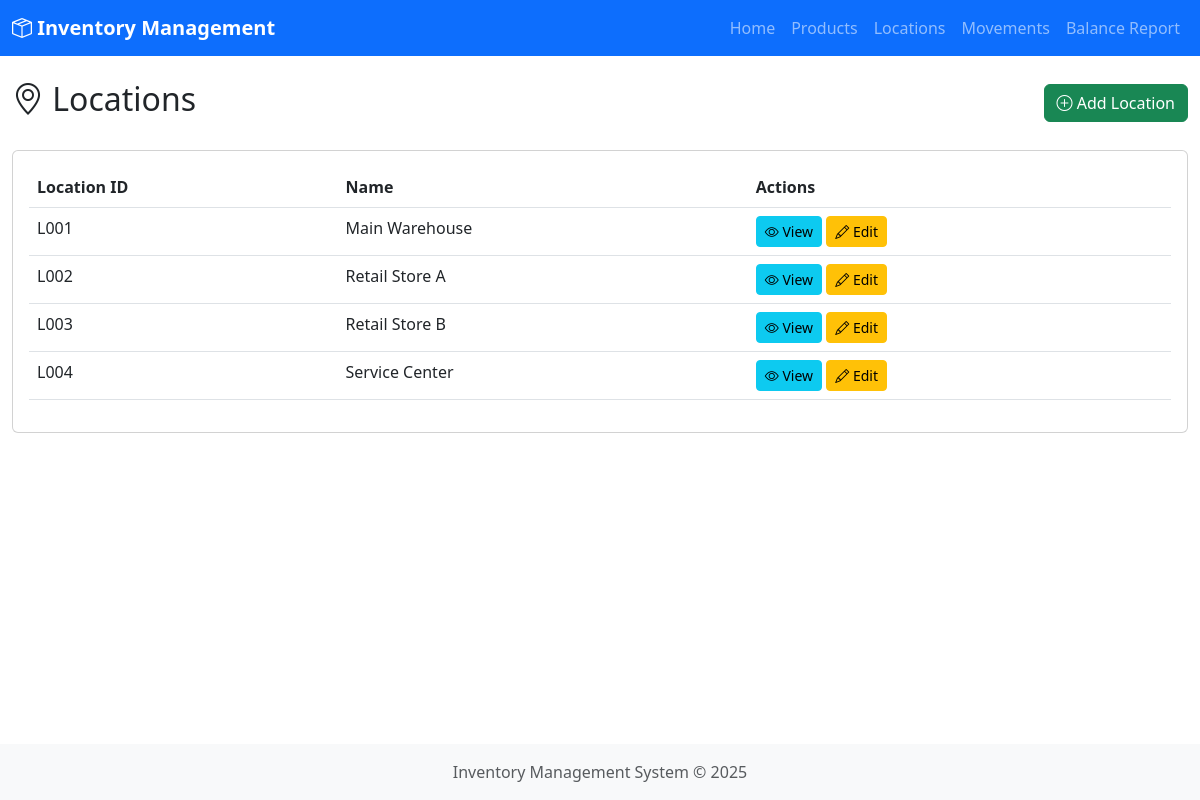
/locations, run on the app's committed database.
### models.py (models this page shows, shortened)
class Location(db.Model):
    __tablename__ = 'location'
    location_id = db.Column(db.String(50), primary_key=True)
    name = db.Column(db.String(100), nullable=False)

### app.py (the view)
@app.route('/locations')
def locations_list():
    locations = Location.query.all()
    return render_template('locations_list.html', locations=locations)

### templates/locations_list.html (shortened to what this page needs)
{% extends "base.html" %}
{% block content %}
<div class="d-flex justify-content-between align-items-center mb-4">
    <h2><i class="bi bi-geo-alt"></i> Locations</h2>
    <a href="{{ url_for('locations_add') }}" class="btn btn-success">
        <i class="bi bi-plus-circle"></i> Add Location
    </a>
</div>
<div class="card">
    <div class="card-body">
        <div class="table-responsive">
            <table class="table table-hover">
                <thead>
                    <tr>
                        <th>Location ID</th>
                        <th>Name</th>
                        <th class="table-actions">Actions</th>
                    </tr>
                </thead>
                <tbody>
                    {% for location in locations %}
                    <tr>
                        <td>{{ location.location_id }}</td>
                        <td>{{ location.name }}</td>
                        <td class="table-actions">
                            <a href="{{ url_for('locations_view', location_id=location.location_id) }}" class="btn btn-sm btn-info">
                                <i class="bi bi-eye"></i> View
                            </a>
                            <a href="{{ url_for('locations_edit', location_id=location.location_id) }}" class="btn btn-sm btn-warning">
                                <i class="bi bi-pencil"></i> Edit
                            </a>
                        </td>
                    </tr>
                    {% else %}
                    <tr>
                        <td colspan="3" class="text-center">No locations found</td>
                    </tr>
                    {% endfor %}
                </tbody>
            </table>
        </div>
    </div>
</div>
{% endblock %}

### templates/base.html (style rules this page uses)
body { min-height: 100vh; display: flex; flex-direction: column; }
.table-actions { white-space: nowrap; }

### data on the page
Location: location_id "L001", name "Main Warehouse"
Location: location_id "L002", name "Retail Store A"
Location: location_id "L003", name "Retail Store B"
Location: location_id "L004", name "Service Center"
